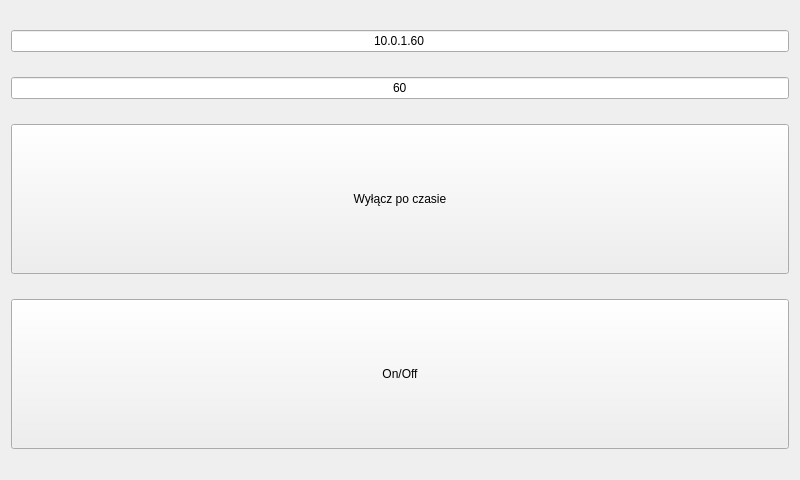
<?xml version="1.0" encoding="UTF-8"?>
<ui version="4.0">
 <class>MainWindow</class>
 <widget class="QMainWindow" name="MainWindow">
  <property name="geometry">
   <rect>
    <x>0</x>
    <y>0</y>
    <width>800</width>
    <height>480</height>
   </rect>
  </property>
  <property name="windowTitle">
   <string>MainWindow</string>
  </property>
  <widget class="QWidget" name="centralWidget">
   <layout class="QVBoxLayout" name="verticalLayout">
    <item>
     <widget class="QLineEdit" name="address">
      <property name="text">
       <string>10.0.1.60</string>
      </property>
      <property name="alignment">
       <set>Qt::AlignCenter</set>
      </property>
     </widget>
    </item>
    <item>
     <widget class="QLineEdit" name="timeout">
      <property name="text">
       <string>60</string>
      </property>
      <property name="alignment">
       <set>Qt::AlignCenter</set>
      </property>
     </widget>
    </item>
    <item>
     <widget class="QPushButton" name="timer_button">
      <property name="minimumSize">
       <size>
        <width>300</width>
        <height>150</height>
       </size>
      </property>
      <property name="text">
       <string>Wyłącz po czasie</string>
      </property>
     </widget>
    </item>
    <item>
     <widget class="QPushButton" name="off_button">
      <property name="minimumSize">
       <size>
        <width>300</width>
        <height>150</height>
       </size>
      </property>
      <property name="text">
       <string>On/Off</string>
      </property>
     </widget>
    </item>
   </layout>
  </widget>
 </widget>
 <layoutdefault spacing="6" margin="11"/>
 <resources/>
 <connections/>
</ui>
